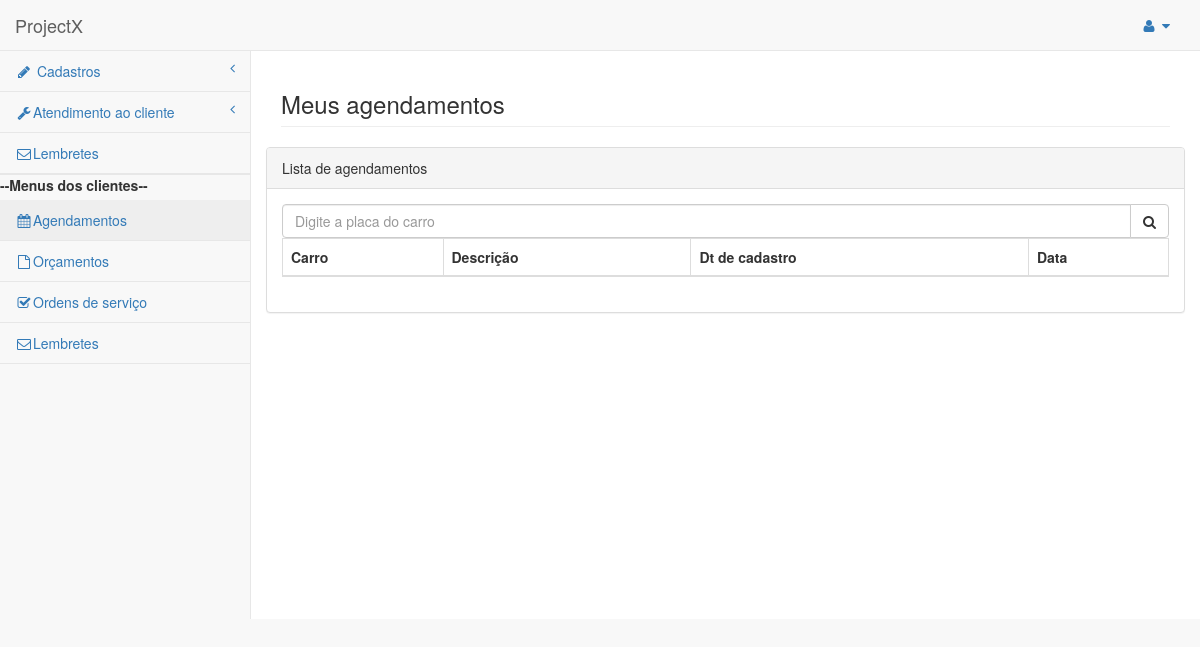
/pages/cli_agendamentos.php, run on an earlier commit of the app's database.
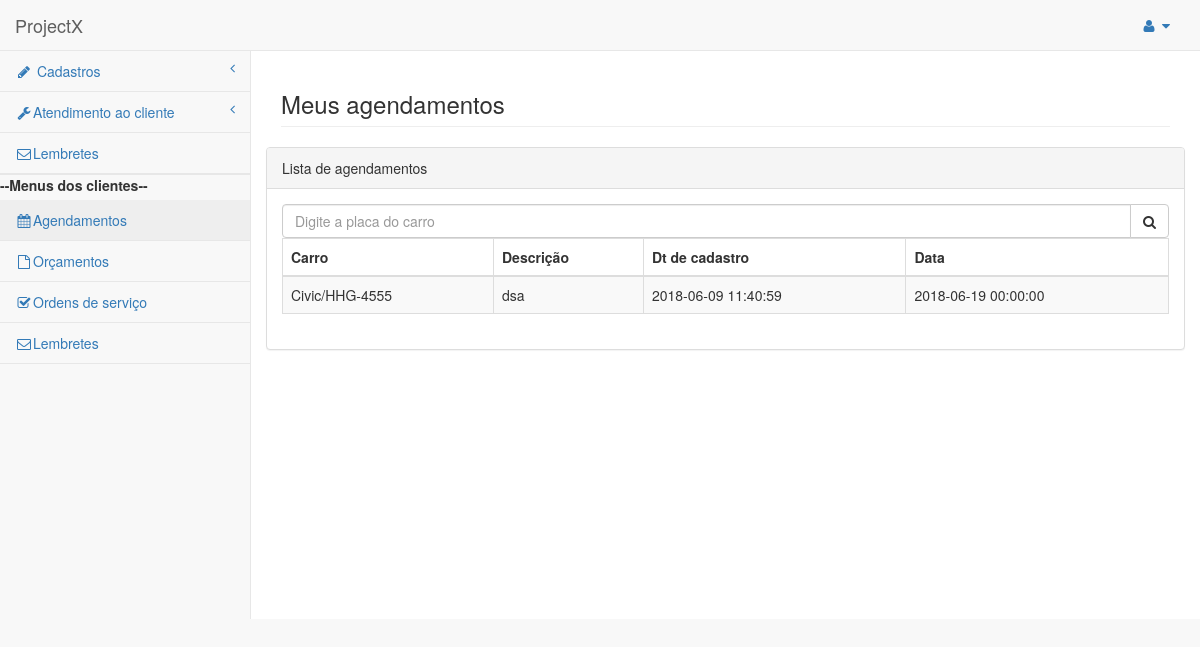
And on a later commit of the database.
### tables this page shows
CREATE TABLE `agendamentos` (
  `id` int(10) UNSIGNED NOT NULL,
  `id_cliente` int(10) UNSIGNED NOT NULL,
  `id_carro` int(10) UNSIGNED NOT NULL,
  `status` char(1) NOT NULL DEFAULT 'A',
  `descricao` varchar(120) NOT NULL,
  `data` datetime NOT NULL,
  `data_cadastro` datetime NOT NULL DEFAULT CURRENT_TIMESTAMP
);

CREATE TABLE `carros` (
  `id` int(10) UNSIGNED NOT NULL,
  `marca` varchar(30) NOT NULL,
  `modelo` varchar(11) NOT NULL,
  `versao` varchar(30) DEFAULT NULL,
  `placa` varchar(11) NOT NULL,
  `ano` year(4) NOT NULL,
  `ano_modelo` year(4) NOT NULL,
  `tipo_combustivel` varchar(30) NOT NULL,
  `cor` varchar(30) DEFAULT NULL,
  `status` char(1) NOT NULL DEFAULT 'A',
  `data_cadastro` datetime NOT NULL DEFAULT CURRENT_TIMESTAMP
);

### pages/cli_agendamentos.php (the view)
 <?php include 'navbar.php';
 include  "../processa/conecta.php";
  $sql2 = $mysqli->prepare('select a.id,c.nome,car.modelo,car.placa,a.descricao,a.data,a.data_cadastro from agendamentos as a ,clientes as c,carros as car where a.id_cliente = c.id and a.id_carro = car.id');
  $sql2->execute();
  $sql2->bind_result($id_agendamento,$nome_cli,$modelo,$placa,$descricao,$data,$data_cadastro );
  $sql2->store_result();
  ?>
 <div class="row">
  <div class="col-lg-12">
    <h3 class="page-header">Meus agendamentos</h3>
  </div>
</div>
<div class="row">
      <div class="row">
        <div class="col-lg-12">
          <div class="panel panel-default">
            <div class="panel-heading">
              Lista de agendamentos
            </div>
            <div class="panel-body">
              <div class="input-group custom-search-form">
                <input type="text" class="form-control" placeholder="Digite a placa do carro">
                <span class="input-group-btn">
                  <button class="btn btn-default" type="button">
                    <i class="fa fa-search"></i>
                  </button>
                </span>
              </div>
              <table width="100%" class="table table-striped table-bordered table-hover" id="dataTables-example">
                <thead>
                  <tr>
                    <th>Carro</th>
                    <th>Descrição</th>
                     <th>Dt de cadastro</th>
                    <th>Data</th>
                  </tr>
                </thead>
               <tbody>
                  <?php while ($sql2->fetch()){
                    echo " <tr class='odd gradeX'>
                    <td>$modelo/$placa</td>
                    <td>$descricao</td>
                    <td>$data_cadastro</td>
                    <td>$data</td>
                    </tr>
                    ";
                  }?>
              </tbody>
              </table>
  </div>
</div>
</div>
</div>
</div>
</div>
</body>
</html>

What changed in the data, as far as the page shows it:
added agendamentos: id_carro.modelo "Civic", id_carro.placa "HHG-4555", descricao "dsa", data_cadastro "2018-06-09 11:40:59", data "2018-06-19 00:00:00"
